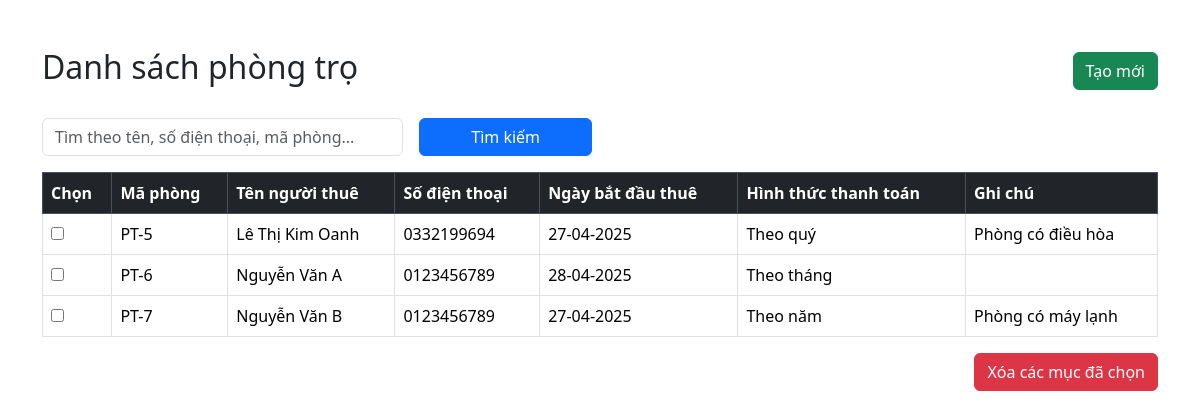
The page / on the database its author committed.
### tables this page shows
CREATE TABLE `room` (
  `id` int NOT NULL,
  `name` varchar(50) DEFAULT NULL,
  `phone_number` varchar(15) NOT NULL,
  `start_date` date NOT NULL,
  `payment_method_id` int NOT NULL,
  `note` text
);

CREATE TABLE `payment_method` (
  `id` int NOT NULL,
  `method_name` varchar(50) NOT NULL
);

### index.php (the view, shortened to what this page needs)
<?php
include 'db.php';
$search = $_GET['search'] ?? '';
$sql = "SELECT r.id, r.name, r.phone_number, r.start_date, pm.method_name, r.note
        FROM room r
        JOIN payment_method pm ON r.payment_method_id = pm.id
        WHERE r.name LIKE :search
        OR r.phone_number LIKE :search
        OR CONCAT('PT-', r.id) LIKE :search";
$stmt = $pdo->prepare($sql);
$stmt->execute(['search' => "%$search%"]);
$rooms = $stmt->fetchAll(PDO::FETCH_ASSOC);
?>
<!DOCTYPE html>
<html lang="vi">
<head>
    <link href="https://cdn.jsdelivr.net/npm/bootstrap@5.3.3/dist/css/bootstrap.min.css" rel="stylesheet">
</head>
<body>
<div class="container mt-5">
    <div class="d-flex justify-content-between align-items-center mb-4">
        <h2>Danh sách phòng trọ</h2>
        <button class="btn btn-success" data-bs-toggle="modal" data-bs-target="#createModal">Tạo mới</button>
    </div>
    <form method="GET" class="row g-3 mb-3">
        <div class="col-md-4">
            <input type="text" name="search" class="form-control" placeholder="Tìm theo tên, số điện thoại, mã phòng..." value="<?= htmlspecialchars($search) ?>">
        </div>
        <div class="col-md-2">
            <button type="submit" class="btn btn-primary w-100">Tìm kiếm</button>
        </div>
    </form>
    <form method="POST" action="delete.php" id="deleteForm" onsubmit="return confirmDelete();">
        <div id="roomList">
            <?php if (count($rooms) > 0): ?>
                <table class="table table-bordered table-hover">
                    <thead class="table-dark">
                        <tr>
                            <th>Chọn</th>
                            <th>Mã phòng</th>
                            <th>Tên người thuê</th>
                            <th>Số điện thoại</th>
                            <th>Ngày bắt đầu thuê</th>
                            <th>Hình thức thanh toán</th>
                            <th>Ghi chú</th>
                        </tr>
                    </thead>
                    <tbody>
                        <?php foreach ($rooms as $room):
                            $startDate = new DateTime($room['start_date']);
                            $formattedStartDate = $startDate->format('d-m-Y');
                        ?>
                            <tr>
                                <td><input type="checkbox" name="delete_ids[]" value="<?= $room['id'] ?>" class="delete-checkbox"></td>
                                <td>PT-<?= htmlspecialchars($room['id']) ?></td>
                                <td><?= htmlspecialchars($room['name']) ?></td>
                                <td><?= htmlspecialchars($room['phone_number']) ?></td>
                                <td><?= $formattedStartDate ?></td>
                                <td><?= htmlspecialchars($room['method_name']) ?></td>
                                <td><?= htmlspecialchars($room['note']) ?></td>
                            </tr>
                        <?php endforeach; ?>
                    </tbody>
                </table>
            <?php else: ?>
                <div class="alert alert-warning" role="alert">
                    Không có phòng trọ nào trong danh sách.
                </div>
            <?php endif; ?>
        </div>
        <div class="text-end">
            <button type="submit" class="btn btn-danger">Xóa các mục đã chọn</button>
        </div>
    </form>
</div>
</body>
</html>

### rows shown on the page
room: id "5", name "Lê Thị Kim Oanh", phone_number "0332199694", start_date "27-04-2025", payment_method.method_name "Theo quý", note "Phòng có điều hòa"
room: id "6", name "Nguyễn Văn A", phone_number "0123456789", start_date "28-04-2025", payment_method.method_name "Theo tháng"
room: id "7", name "Nguyễn Văn B", phone_number "0123456789", start_date "27-04-2025", payment_method.method_name "Theo năm", note "Phòng có máy lạnh"
